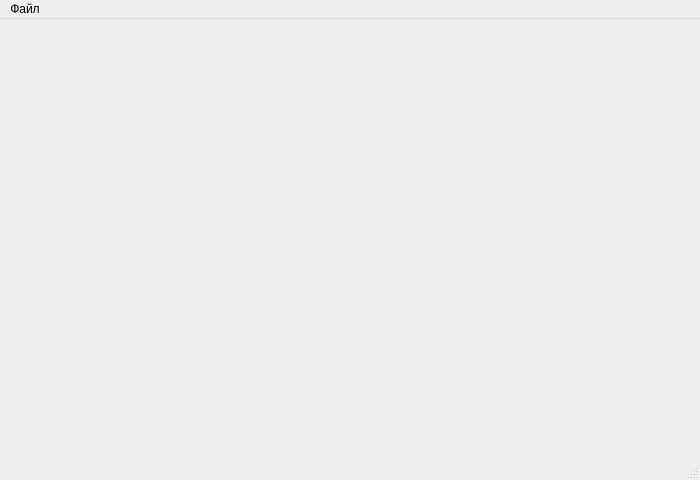
<?xml version="1.0" encoding="UTF-8"?>
<ui version="4.0">
 <class>Window</class>
 <widget class="QMainWindow" name="Window">
  <property name="geometry">
   <rect>
    <x>0</x>
    <y>0</y>
    <width>700</width>
    <height>480</height>
   </rect>
  </property>
  <property name="minimumSize">
   <size>
    <width>700</width>
    <height>480</height>
   </size>
  </property>
  <property name="windowTitle">
   <string>MainWindow</string>
  </property>
  <widget class="QWidget" name="centralwidget"/>
  <widget class="QMenuBar" name="menubar">
   <property name="geometry">
    <rect>
     <x>0</x>
     <y>0</y>
     <width>700</width>
     <height>21</height>
    </rect>
   </property>
   <widget class="QMenu" name="menu">
    <property name="title">
     <string>Файл</string>
    </property>
    <addaction name="actionfsdhjsgkl_dfjg"/>
   </widget>
   <addaction name="menu"/>
  </widget>
  <widget class="QStatusBar" name="statusbar"/>
  <action name="actionfsdhjsgkl_dfjg">
   <property name="checkable">
    <bool>true</bool>
   </property>
   <property name="checked">
    <bool>false</bool>
   </property>
   <property name="text">
    <string>fsdhjsgkl;dfjg</string>
   </property>
  </action>
 </widget>
 <resources/>
 <connections/>
</ui>
